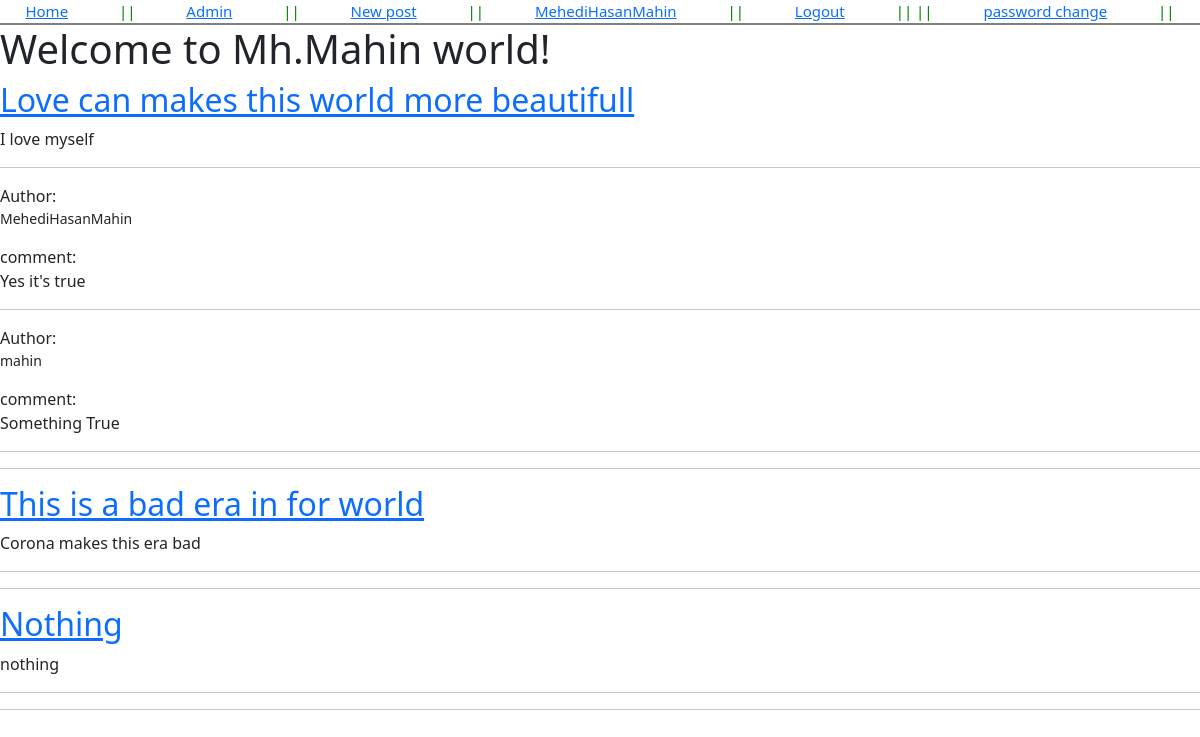
/ (signed in), run on the app's committed database.
### account/models.py (models this page shows)
class CustomUser(AbstractUser):
    age = models.PositiveIntegerField(default=0)

### blog/models.py (models this page shows, shortened)
class Post(models.Model):
    title = models.CharField(max_length=250)
    author = models.ForeignKey(settings.AUTH_USER_MODEL,on_delete=models.CASCADE)
    body = models.TextField()

class Comment(models.Model):
    post = models.ForeignKey(Post,on_delete=models.CASCADE,related_name='comments')
    comment = models.CharField(max_length=200)
    author = models.ForeignKey(
        settings.AUTH_USER_MODEL,
        on_delete=models.CASCADE,
    )
    def __str__(self):
        return self.comment

### blog/views.py (the view)
# urls.py: path('',views.HomePageView.as_view(),name='home'),
class HomePageView(ListView):
    model = Post
    template_name = 'blog/index.html'

### templates/blog/index.html
{% extends 'blog/base.html' %}
{% block content %}
    <h1>Welcome to Mh.Mahin world!</h1>
    {% for post in object_list %}
        <h2><a href="{% url 'detail' post.pk %}">{{post.title}}</a></h2>
        <p>{{post.body}}</p>
        <hr>
            {% for comment in post.comments.all %}
                Author: <p class="small">{{comment.author}}</p>
                comment: <p>{{comment}}</p>
                <hr>
            {% endfor %}
        <hr>
    {% endfor %}
{% endblock content %}

### templates/blog/base.html (shortened to what this page needs)
{% load static %}
<!DOCTYPE html>
<html lang="en">
<head>
    <link rel="stylesheet" href="{% static 'css/style.css' %}">
    <link href="https://cdn.jsdelivr.net/npm/bootstrap@5.0.2/dist/css/bootstrap.min.css" rel="stylesheet">
</head>
<body>
    <header>
        <a href="{% url 'home' %}">Home</a> || <a href="{% url 'admin:index' %}">Admin</a> || <a href="{% url 'create_post' %}">New post </a>
        {% if user.is_authenticated %}
            || <a href="#">{{user.username}}</a>
            || <a href="{% url 'logout' %}">Logout</a> ||
            || <a href="{% url 'password_change' %}">password change</a>||
            {% else %}
       || <a href="{% url 'login' %}">Login</a>
         || <a href="{% url 'signup' %}">Register</a> ||
         || <a href="{% url 'password_reset' %}">password reset</a>||
        {% endif %}
    </header>
    {% block content %}
    {% endblock content %}
</body>
</html>

### static/css/style.css (style rules this page uses)
* { margin: 0; padding: 0; }
body { font-family: 'Source Sans Pro', sans-serif; font-size: 18px; }
header { font-size: 15px; color: green; display: flex; justify-content: space-around; border-bottom: 2px solid gray; }
h2 { margin:10 0 10 0; }

### data on the page
CustomUser: username "MehediHasanMahin"
Post: title "Love can makes this world more beautifull", body "I love myself"
Comment: author "MehediHasanMahin", comment "Yes it's true"
Comment: author "mahin", comment "Something True"
Post: title "This is a bad era in for world", body "Corona makes this era bad"
Post: title "Nothing", body "nothing"
